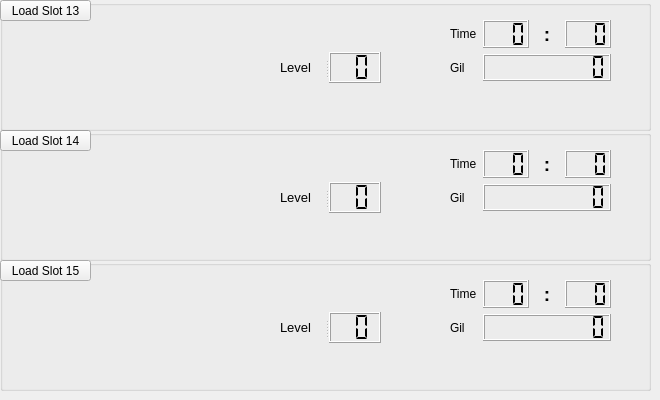
   <widget class="QWidget" name="page_5">
    <widget class="QGroupBox" name="s14_box">
     <property name="geometry">
      <rect>
       <x>0</x>
       <y>130</y>
       <width>651</width>
       <height>131</height>
      </rect>
     </property>
     <property name="title">
      <string/>
     </property>
     <widget class="QWidget" name="layoutWidget_25">
      <property name="geometry">
       <rect>
        <x>450</x>
        <y>20</y>
        <width>161</width>
        <height>61</height>
       </rect>
      </property>
      <layout class="QGridLayout" name="gridLayout_13">
       <item row="0" column="0">
        <widget class="QLabel" name="label_49">
         <property name="text">
          <string>Time</string>
         </property>
        </widget>
       </item>
       <item row="0" column="1">
        <widget class="QLCDNumber" name="s14_lcd_hr">
         <property name="numDigits">
          <number>3</number>
         </property>
         <property name="digitCount">
          <number>3</number>
         </property>
         <property name="segmentStyle">
          <enum>QLCDNumber::Flat</enum>
         </property>
        </widget>
       </item>
       <item row="0" column="2">
        <widget class="QLabel" name="label_50">
         <property name="font">
          <font>
           <pointsize>14</pointsize>
           <weight>75</weight>
           <bold>true</bold>
          </font>
         </property>
         <property name="text">
          <string>:</string>
         </property>
         <property name="alignment">
          <set>Qt::AlignCenter</set>
         </property>
        </widget>
       </item>
       <item row="0" column="3">
        <widget class="QLCDNumber" name="s14_lcd_min">
         <property name="numDigits">
          <number>3</number>
         </property>
         <property name="digitCount">
          <number>3</number>
         </property>
         <property name="segmentStyle">
          <enum>QLCDNumber::Flat</enum>
         </property>
        </widget>
       </item>
       <item row="1" column="0">
        <widget class="QLabel" name="label_51">
         <property name="text">
          <string>Gil</string>
         </property>
        </widget>
       </item>
       <item row="1" column="1" colspan="3">
        <widget class="QLCDNumber" name="s14_lcd_gil">
         <property name="numDigits">
          <number>9</number>
         </property>
         <property name="segmentStyle">
          <enum>QLCDNumber::Flat</enum>
         </property>
        </widget>
       </item>
      </layout>
     </widget>
     <widget class="QLabel" name="s14_lbl_name">
      <property name="geometry">
       <rect>
        <x>280</x>
        <y>20</y>
        <width>151</width>
        <height>21</height>
       </rect>
      </property>
      <property name="font">
       <font>
        <pointsize>10</pointsize>
       </font>
      </property>
      <property name="text">
       <string/>
      </property>
     </widget>
     <widget class="QLabel" name="s14_lbl_loc">
      <property name="geometry">
       <rect>
        <x>280</x>
        <y>80</y>
        <width>361</width>
        <height>41</height>
       </rect>
      </property>
      <property name="font">
       <font>
        <pointsize>10</pointsize>
       </font>
      </property>
      <property name="text">
       <string/>
      </property>
     </widget>
     <widget class="QWidget" name="layoutWidget_26">
      <property name="geometry">
       <rect>
        <x>10</x>
        <y>30</y>
        <width>261</width>
        <height>91</height>
       </rect>
      </property>
      <layout class="QHBoxLayout" name="horizontalLayout_13">
       <item>
        <widget class="QLabel" name="s14_party1">
         <property name="minimumSize">
          <size>
           <width>64</width>
           <height>73</height>
          </size>
         </property>
         <property name="maximumSize">
          <size>
           <width>64</width>
           <height>73</height>
          </size>
         </property>
         <property name="text">
          <string/>
         </property>
         <property name="scaledContents">
          <bool>true</bool>
         </property>
        </widget>
       </item>
       <item>
        <widget class="QLabel" name="s14_party2">
         <property name="minimumSize">
          <size>
           <width>64</width>
           <height>73</height>
          </size>
         </property>
         <property name="maximumSize">
          <size>
           <width>64</width>
           <height>73</height>
          </size>
         </property>
         <property name="text">
          <string/>
         </property>
         <property name="scaledContents">
          <bool>true</bool>
         </property>
        </widget>
       </item>
       <item>
        <widget class="QLabel" name="s14_party3">
         <property name="minimumSize">
          <size>
           <width>64</width>
           <height>73</height>
          </size>
         </property>
         <property name="maximumSize">
          <size>
           <width>64</width>
           <height>73</height>
          </size>
         </property>
         <property name="text">
          <string/>
         </property>
         <property name="scaledContents">
          <bool>true</bool>
         </property>
        </widget>
       </item>
      </layout>
     </widget>
     <widget class="QSplitter" name="splitter_13">
      <property name="geometry">
       <rect>
        <x>280</x>
        <y>52</y>
        <width>101</width>
        <height>31</height>
       </rect>
      </property>
      <property name="orientation">
       <enum>Qt::Horizontal</enum>
      </property>
      <widget class="QLabel" name="label_52">
       <property name="font">
        <font>
         <pointsize>10</pointsize>
        </font>
       </property>
       <property name="text">
        <string>Level</string>
       </property>
      </widget>
      <widget class="QLCDNumber" name="s14_lcd_lvl">
       <property name="smallDecimalPoint">
        <bool>false</bool>
       </property>
       <property name="numDigits">
        <number>2</number>
       </property>
       <property name="segmentStyle">
        <enum>QLCDNumber::Flat</enum>
       </property>
      </widget>
     </widget>
     <widget class="QPushButton" name="btn_s14">
      <property name="geometry">
       <rect>
        <x>0</x>
        <y>0</y>
        <width>91</width>
        <height>21</height>
       </rect>
      </property>
      <property name="text">
       <string>Load Slot 14</string>
      </property>
     </widget>
    </widget>
    <widget class="QGroupBox" name="s15_box">
     <property name="geometry">
      <rect>
       <x>0</x>
       <y>260</y>
       <width>651</width>
       <height>131</height>
      </rect>
     </property>
     <property name="title">
      <string/>
     </property>
     <widget class="QWidget" name="layoutWidget_27">
      <property name="geometry">
       <rect>
        <x>450</x>
        <y>20</y>
        <width>161</width>
        <height>61</height>
       </rect>
      </property>
      <layout class="QGridLayout" name="gridLayout_14">
       <item row="0" column="0">
        <widget class="QLabel" name="label_53">
         <property name="text">
          <string>Time</string>
         </property>
        </widget>
       </item>
       <item row="0" column="1">
        <widget class="QLCDNumber" name="s15_lcd_hr">
         <property name="numDigits">
          <number>3</number>
         </property>
         <property name="digitCount">
          <number>3</number>
         </property>
         <property name="segmentStyle">
          <enum>QLCDNumber::Flat</enum>
         </property>
        </widget>
       </item>
       <item row="0" column="2">
        <widget class="QLabel" name="label_54">
         <property name="font">
          <font>
           <pointsize>14</pointsize>
           <weight>75</weight>
           <bold>true</bold>
          </font>
         </property>
         <property name="text">
          <string>:</string>
         </property>
         <property name="alignment">
          <set>Qt::AlignCenter</set>
         </property>
        </widget>
       </item>
       <item row="0" column="3">
        <widget class="QLCDNumber" name="s15_lcd_min">
         <property name="numDigits">
          <number>3</number>
         </property>
         <property name="digitCount">
          <number>3</number>
         </property>
         <property name="segmentStyle">
          <enum>QLCDNumber::Flat</enum>
         </property>
        </widget>
       </item>
       <item row="1" column="0">
        <widget class="QLabel" name="label_55">
         <property name="text">
          <string>Gil</string>
         </property>
        </widget>
       </item>
       <item row="1" column="1" colspan="3">
        <widget class="QLCDNumber" name="s15_lcd_gil">
         <property name="numDigits">
          <number>9</number>
         </property>
         <property name="segmentStyle">
          <enum>QLCDNumber::Flat</enum>
         </property>
        </widget>
       </item>
      </layout>
     </widget>
     <widget class="QLabel" name="s15_lbl_name">
      <property name="geometry">
       <rect>
        <x>280</x>
        <y>20</y>
        <width>151</width>
        <height>21</height>
       </rect>
      </property>
      <property name="font">
       <font>
        <pointsize>10</pointsize>
       </font>
      </property>
      <property name="text">
       <string/>
      </property>
     </widget>
     <widget class="QLabel" name="s15_lbl_loc">
      <property name="geometry">
       <rect>
        <x>280</x>
        <y>80</y>
        <width>361</width>
        <height>41</height>
       </rect>
      </property>
      <property name="font">
       <font>
        <pointsize>10</pointsize>
       </font>
      </property>
      <property name="text">
       <string/>
      </property>
     </widget>
     <widget class="QWidget" name="layoutWidget_28">
      <property name="geometry">
       <rect>
        <x>10</x>
        <y>30</y>
        <width>261</width>
        <height>91</height>
       </rect>
      </property>
      <layout class="QHBoxLayout" name="horizontalLayout_14">
       <item>
        <widget class="QLabel" name="s15_party1">
         <property name="minimumSize">
          <size>
           <width>64</width>
           <height>73</height>
          </size>
         </property>
         <property name="maximumSize">
          <size>
           <width>64</width>
           <height>73</height>
          </size>
         </property>
         <property name="text">
          <string/>
         </property>
         <property name="scaledContents">
          <bool>true</bool>
         </property>
        </widget>
       </item>
       <item>
        <widget class="QLabel" name="s15_party2">
         <property name="minimumSize">
          <size>
           <width>64</width>
           <height>73</height>
          </size>
         </property>
         <property name="maximumSize">
          <size>
           <width>64</width>
           <height>73</height>
          </size>
         </property>
         <property name="text">
          <string/>
         </property>
         <property name="scaledContents">
          <bool>true</bool>
         </property>
        </widget>
       </item>
       <item>
        <widget class="QLabel" name="s15_party3">
         <property name="minimumSize">
          <size>
           <width>64</width>
           <height>73</height>
          </size>
         </property>
         <property name="maximumSize">
          <size>
           <width>64</width>
           <height>73</height>
          </size>
         </property>
         <property name="text">
          <string/>
         </property>
         <property name="scaledContents">
          <bool>true</bool>
         </property>
        </widget>
       </item>
      </layout>
     </widget>
     <widget class="QSplitter" name="splitter_14">
      <property name="geometry">
       <rect>
        <x>280</x>
        <y>52</y>
        <width>101</width>
        <height>31</height>
       </rect>
      </property>
      <property name="orientation">
       <enum>Qt::Horizontal</enum>
      </property>
      <widget class="QLabel" name="label_56">
       <property name="font">
        <font>
         <pointsize>10</pointsize>
        </font>
       </property>
       <property name="text">
        <string>Level</string>
       </property>
      </widget>
      <widget class="QLCDNumber" name="s15_lcd_lvl">
       <property name="smallDecimalPoint">
        <bool>false</bool>
       </property>
       <property name="numDigits">
        <number>2</number>
       </property>
       <property name="segmentStyle">
        <enum>QLCDNumber::Flat</enum>
       </property>
      </widget>
     </widget>
     <widget class="QPushButton" name="btn_s15">
      <property name="geometry">
       <rect>
        <x>0</x>
        <y>0</y>
        <width>91</width>
        <height>21</height>
       </rect>
      </property>
      <property name="text">
       <string>Load Slot 15</string>
      </property>
     </widget>
    </widget>
    <widget class="QGroupBox" name="s13_box">
     <property name="geometry">
      <rect>
       <x>0</x>
       <y>0</y>
       <width>651</width>
       <height>131</height>
      </rect>
     </property>
     <property name="title">
      <string/>
     </property>
     <widget class="QWidget" name="layoutWidget_29">
      <property name="geometry">
       <rect>
        <x>450</x>
        <y>20</y>
        <width>161</width>
        <height>61</height>
       </rect>
      </property>
      <layout class="QGridLayout" name="gridLayout_15">
       <item row="0" column="0">
        <widget class="QLabel" name="label_57">
         <property name="text">
          <string>Time</string>
         </property>
        </widget>
       </item>
       <item row="0" column="1">
        <widget class="QLCDNumber" name="s13_lcd_hr">
         <property name="numDigits">
          <number>3</number>
         </property>
         <property name="digitCount">
          <number>3</number>
         </property>
         <property name="segmentStyle">
          <enum>QLCDNumber::Flat</enum>
         </property>
        </widget>
       </item>
       <item row="0" column="2">
        <widget class="QLabel" name="label_58">
         <property name="font">
          <font>
           <pointsize>14</pointsize>
           <weight>75</weight>
           <bold>true</bold>
          </font>
         </property>
         <property name="text">
          <string>:</string>
         </property>
         <property name="alignment">
          <set>Qt::AlignCenter</set>
         </property>
        </widget>
       </item>
       <item row="0" column="3">
        <widget class="QLCDNumber" name="s13_lcd_min">
         <property name="numDigits">
          <number>3</number>
         </property>
         <property name="digitCount">
          <number>3</number>
         </property>
         <property name="segmentStyle">
          <enum>QLCDNumber::Flat</enum>
         </property>
        </widget>
       </item>
       <item row="1" column="0">
        <widget class="QLabel" name="label_59">
         <property name="text">
          <string>Gil</string>
         </property>
        </widget>
       </item>
       <item row="1" column="1" colspan="3">
        <widget class="QLCDNumber" name="s13_lcd_gil">
         <property name="numDigits">
          <number>9</number>
         </property>
         <property name="segmentStyle">
          <enum>QLCDNumber::Flat</enum>
         </property>
        </widget>
       </item>
      </layout>
     </widget>
     <widget class="QLabel" name="s13_lbl_name">
      <property name="geometry">
       <rect>
        <x>280</x>
        <y>20</y>
        <width>151</width>
        <height>21</height>
       </rect>
      </property>
      <property name="font">
       <font>
        <pointsize>10</pointsize>
       </font>
      </property>
      <property name="text">
       <string/>
      </property>
     </widget>
     <widget class="QLabel" name="s13_lbl_loc">
      <property name="geometry">
       <rect>
        <x>280</x>
        <y>80</y>
        <width>361</width>
        <height>41</height>
       </rect>
      </property>
      <property name="font">
       <font>
        <pointsize>10</pointsize>
       </font>
      </property>
      <property name="text">
       <string/>
      </property>
     </widget>
     <widget class="QWidget" name="layoutWidget_30">
      <property name="geometry">
       <rect>
        <x>10</x>
        <y>30</y>
        <width>261</width>
        <height>91</height>
       </rect>
      </property>
      <layout class="QHBoxLayout" name="horizontalLayout_15">
       <item>
        <widget class="QLabel" name="s13_party1">
         <property name="minimumSize">
          <size>
           <width>64</width>
           <height>73</height>
          </size>
         </property>
         <property name="maximumSize">
          <size>
           <width>64</width>
           <height>73</height>
          </size>
         </property>
         <property name="text">
          <string/>
         </property>
         <property name="scaledContents">
          <bool>true</bool>
         </property>
        </widget>
       </item>
       <item>
        <widget class="QLabel" name="s13_party2">
         <property name="minimumSize">
          <size>
           <width>64</width>
           <height>73</height>
          </size>
         </property>
         <property name="maximumSize">
          <size>
           <width>64</width>
           <height>73</height>
          </size>
         </property>
         <property name="text">
          <string/>
         </property>
         <property name="scaledContents">
          <bool>true</bool>
         </property>
        </widget>
       </item>
       <item>
        <widget class="QLabel" name="s13_party3">
         <property name="minimumSize">
          <size>
           <width>64</width>
           <height>73</height>
          </size>
         </property>
         <property name="maximumSize">
          <size>
           <width>64</width>
           <height>73</height>
          </size>
         </property>
         <property name="text">
          <string/>
         </property>
         <property name="scaledContents">
          <bool>true</bool>
         </property>
        </widget>
       </item>
      </layout>
     </widget>
     <widget class="QSplitter" name="splitter_15">
      <property name="geometry">
       <rect>
        <x>280</x>
        <y>52</y>
        <width>101</width>
        <height>31</height>
       </rect>
      </property>
      <property name="orientation">
       <enum>Qt::Horizontal</enum>
      </property>
      <widget class="QLabel" name="label_60">
       <property name="font">
        <font>
         <pointsize>10</pointsize>
        </font>
       </property>
       <property name="text">
        <string>Level</string>
       </property>
      </widget>
      <widget class="QLCDNumber" name="s13_lcd_lvl">
       <property name="smallDecimalPoint">
        <bool>false</bool>
       </property>
       <property name="numDigits">
        <number>2</number>
       </property>
       <property name="segmentStyle">
        <enum>QLCDNumber::Flat</enum>
       </property>
      </widget>
     </widget>
     <widget class="QPushButton" name="btn_s13">
      <property name="geometry">
       <rect>
        <x>0</x>
        <y>0</y>
        <width>91</width>
        <height>21</height>
       </rect>
      </property>
      <property name="text">
       <string>Load Slot 13</string>
      </property>
     </widget>
    </widget>
   </widget>
